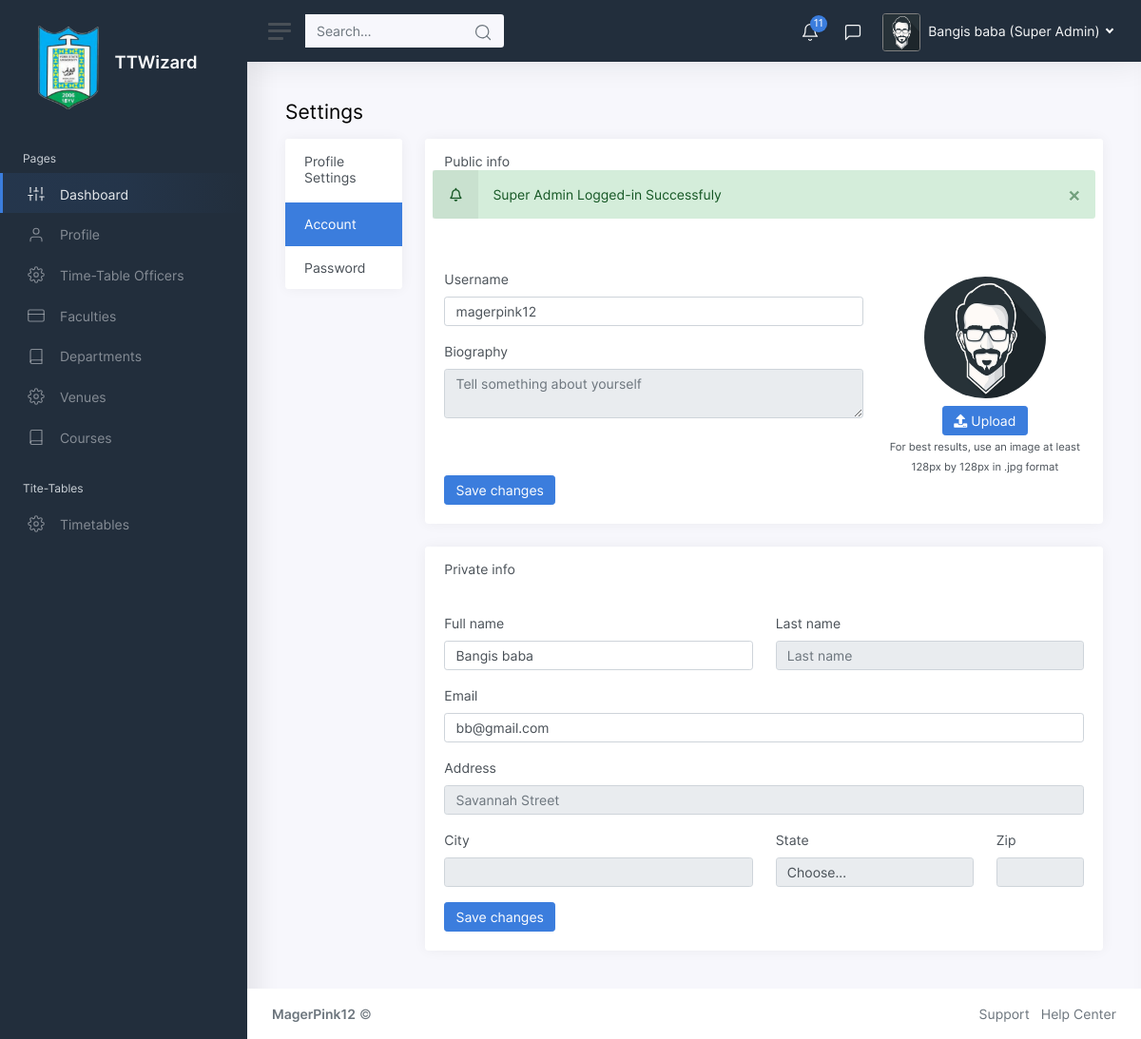
/super_admin?page=settings (signed in), run on the app's committed database.
### tables this page shows
CREATE TABLE `super_admin` (
  `id` int(11) NOT NULL,
  `name` varchar(255) NOT NULL,
  `username` varchar(255) NOT NULL,
  `email` varchar(255) NOT NULL,
  `password` varchar(255) NOT NULL
);

### super_admin/include/classes/department.php (called while the page is built, shortened)
<?php
class Department extends Objects_class{
    public static function notice()
    {
        $sql = "SELECT * FROM `department` WHERE name NOT IN (SELECT department FROM coordinator WHERE department IS NOT NULL AND coordinate='department')";
        $depts = static::find_by_query($sql);
        return $depts;
    }
}
?>

### super_admin/include/classes/database.php (called while the page is built, shortened)
<?php
class Database{
    public $connection;
    public function connect(){
        $this->connection = new mysqli(DB_HOST,DB_USER,DB_PASS,DB_NAME);
    }
    public function query($sql)
    {
        $result = $this->connection->query($sql);
        return $result;
    }
}
$database = new Database();
?>

### super_admin/include/classes/objects_class.php (called while the page is built, shortened)
<?php
class Objects_class{
    private function has_the_attribute($the_attribute)
    {
        $object_properties = get_object_vars($this);
        return array_key_exists($the_attribute,$object_properties);
    }
    public static function instantiation($the_record)
    {
        $the_object = new $calling_class;
        foreach ($the_record as $the_attribute => $value) {
            if ($the_object->has_the_attribute($the_attribute)) {
                $the_object->$the_attribute = $value;
            }
        }
        return $the_object;
    }
	public static function find_by_id($id){
		$the_result_array = static::find_by_query("SELECT * FROM ".static::$db_table." WHERE id=$id LIMIT 1");
		return !empty($the_result_array) ? array_shift($the_result_array) : false;
	}
	public static function find_by_query($sql){
		global $database;
		$result_set = $database->query($sql);
		$the_object_array = array();
		while ($row = mysqli_fetch_array($result_set)) {
		$the_object_array[] = static::instantiation($row);
		}
		return $the_object_array;
	}
    public static function null_check($field)
    {
        $sql = "SELECT * FROM ".static::$db_table." WHERE ".$field." IS NULL";
        $list = static::find_by_query($sql);
        return $list;
    }
}
?>

### super_admin/include/classes/faculty.php (called while the page is built, shortened)
<?php
class Faculty extends Objects_class{
    public static function notice()
    {
        $sql = "SELECT * FROM `faculty` WHERE name NOT IN (SELECT faculty FROM coordinator WHERE coordinate='faculty')";
        $facs = static::find_by_query($sql);
        return $facs;
    }
}
?>

### super_admin/include/configuration/session.php (called while the page is built, shortened)
<?php
class Session{
    private function check_message()
    {
      if (isset($_SESSION['message'])) {
          $this->message = $_SESSION['message'];
      }else{
          $this->message = '';
      }
    }
    private function check_login()
    {
        if (isset($_SESSION['super_admin']['user_id'])) {
            $this->user = $_SESSION;
        }else if(isset($_SESSION['fac_admin']['user_id'])){
            $this->user = $_SESSION;
            $this->signed_in = true;
        }else if(isset($_SESSION['dept_admin']['user_id'])){
            $this->user = $_SESSION;
            $this->signed_in = true;
        }else{
            unset($this->user);
            $this->signed_in = false;
        }
    }
}
$session = new Session();
?>

### super_admin/include/settings_content.php (the view, shortened to what this page needs)
<main class="content">
	<div class="container-fluid p-0">
		<h1 class="h3 mb-3">Settings</h1>
		<div class="row">
			<div class="col-md-3 col-xl-2">
				<div class="card">
					<div class="card-header">
						<h5 class="card-title mb-0">Profile Settings</h5>
					</div>
					<div class="list-group list-group-flush" role="tablist">
						<a class="list-group-item list-group-item-action active" data-toggle="list" href="#account"
							role="tab">
							Account
						</a>
						<a class="list-group-item list-group-item-action" data-toggle="list" href="#password"
							role="tab">
							Password
						</a>
					</div>
				</div>
			</div>
			<div class="col-md-9 col-xl-10">
				<div class="tab-content">
					<div class="tab-pane fade show active" id="account" role="tabpanel">
						<div class="card">
							<div class="card-header">
								<h5 class="card-title mb-0">Public info</h5>
								<div class="row">
								<?php echo $session->message; ?>
								</div>
							</div>
							<div class="card-body">
								<form method="POST">
									<div class="row">
										<div class="col-md-8">
											<div class="mb-3">
												<label class="form-label" for="inputUsername">Username</label>
												<input type="text" name="username" value="<?php echo $super->username ?>" class="form-control" id="inputUsername"
													placeholder="Username">
											</div>
											<div class="mb-3">
												<label class="form-label" for="inputUsername">Biography</label>
												<textarea disabled rows="2" class="form-control" id="inputBio"
													placeholder="Tell something about yourself"></textarea>
											</div>
										</div>
										<div class="col-md-4">
											<div class="text-center">
												<img alt="Charles Hall" src="img/avatars/avatar.jpg"
													class="rounded-circle img-responsive mt-2" width="128"
													height="128" />
												<div class="mt-2">
													<span class="btn btn-primary"><i class="fas fa-upload"></i>
														Upload</span>
												</div>
												<small>For best results, use an image at least 128px by 128px in .jpg
													format</small>
											</div>
										</div>
									</div>
									<button type="submit" name="super_update_public" class="btn btn-primary">Save changes</button>
								</form>
							</div>
						</div>
						<div class="card">
							<div class="card-header">
								<h5 class="card-title mb-0">Private info</h5>
							</div>
							<div class="card-body">
								<form method="POST">
									<div class="row">
										<div class="mb-3 col-md-6">
											<label class="form-label" for="inputFirstName">Full name</label>
											<input type="text" name="name" value="<?php echo $super->name ?>" class="form-control" id="inputFirstName"
												placeholder="Full name">
										</div>
										<div class="mb-3 col-md-6">
											<label class="form-label" for="inputLastName">Last name</label>
											<input disabled type="text" class="form-control" id="inputLastName"
												placeholder="Last name">
										</div>
									</div>
									<div class="mb-3">
										<label class="form-label" for="inputEmail4">Email</label>
										<input type="email" name="email" value="<?php echo $super->email ?>" class="form-control" id="inputEmail4" placeholder="Email">
									</div>
									<div class="mb-3">
										<label class="form-label" for="inputAddress">Address</label>
										<input disabled type="text" class="form-control" id="inputAddress"
											placeholder="Savannah Street">
									</div>
									<div class="row">
										<div class="mb-3 col-md-6">
											<label class="form-label" for="inputCity">City</label>
											<input disabled type="text" class="form-control" id="inputCity">
										</div>
										<div class="mb-3 col-md-4">
											<label class="form-label" for="inputState">State</label>
											<select disabled id="inputState" class="form-control">
												<option selected>Choose...</option>
											</select>
										</div>
										<div class="mb-3 col-md-2">
											<label class="form-label" for="inputZip">Zip</label>
											<input disabled type="text" class="form-control" id="inputZip">
										</div>
									</div>
									<button type="submit" name="super_update_private" class="btn btn-primary">Save changes</button>
								</form>
							</div>
						</div>
					</div>
				</div>
			</div>
		</div>
	</div>
</main>

### super_admin/include/top_nav.php (shortened to what this page needs)
<?php
$super = Super::find_by_id($session->user['super_admin']['user_id']);
$search = !isset($_GET['search']) ? '' : $_GET['search'];
$coo = Coordinator::null_check('department');
$venues = Venue::null_check('department');
$facs = Faculty::notice();
$depts = Department::notice();
$depts_count = count($depts);
$venues_count = count($venues);
$facs_count = count($facs);
$coo_count = count($coo);
$total_notice =$depts_count + $facs_count +$coo_count +$venues_count;
?>
<nav style="background-color: #222e3c;" class="navbar navbar-expand navbar-light navbar-bg">
	<a class="sidebar-toggle d-flex">
		<i class="hamburger align-self-center"></i>
	</a>
	<form method="GET" class="d-none d-sm-inline-block">
		<div class="input-group input-group-navbar">
			<input type="search" value="<?php echo $search ?>" name="search" class="form-control" placeholder="Search…" aria-label="Search">
			<button class="btn" type="submit">
				<i class="align-middle" data-feather="search"></i>
			</button>
		</div>
	</form>
	<div class="navbar-collapse collapse">
		<ul class="navbar-nav navbar-align ">
			<li class="nav-item dropdown">
				<a class="nav-icon dropdown-toggle text-light" href="#" id="alertsDropdown" data-toggle="dropdown">
					<div class="position-relative">
						<i class="align-middle" data-feather="bell"></i>
						<span class="indicator"><?php echo $total_notice; ?></span>
					</div>
				</a>
			</li>
			<li class="nav-item dropdown">
				<a class="nav-icon dropdown-toggle text-light" href="#" id="messagesDropdown" data-toggle="dropdown">
					<div class="position-relative">
						<i class="align-middle" data-feather="message-square"></i>
					</div>
				</a>
			</li>
			<li class="nav-item dropdown">
				<a class="nav-link dropdown-toggle d-none d-sm-inline-block  text-light" href="#" data-toggle="dropdown">
					<img style="border: 1px solid gray;" src="img/avatars/avatar.jpg" class="avatar img-fluid rounded mr-1" alt="Charles Hall" /> <span
						class="text-light"><?php echo $super->name ?> (Super Admin)</span>
				</a>
			</li>
		</ul>
	</div>
</nav>

### data on the page
super_admin: name "Bangis baba", username "magerpink12", email "bb@gmail.com"

### other printed values
$total_notice "11"
$session->message "× Super Admin Logged-in Successfuly"
